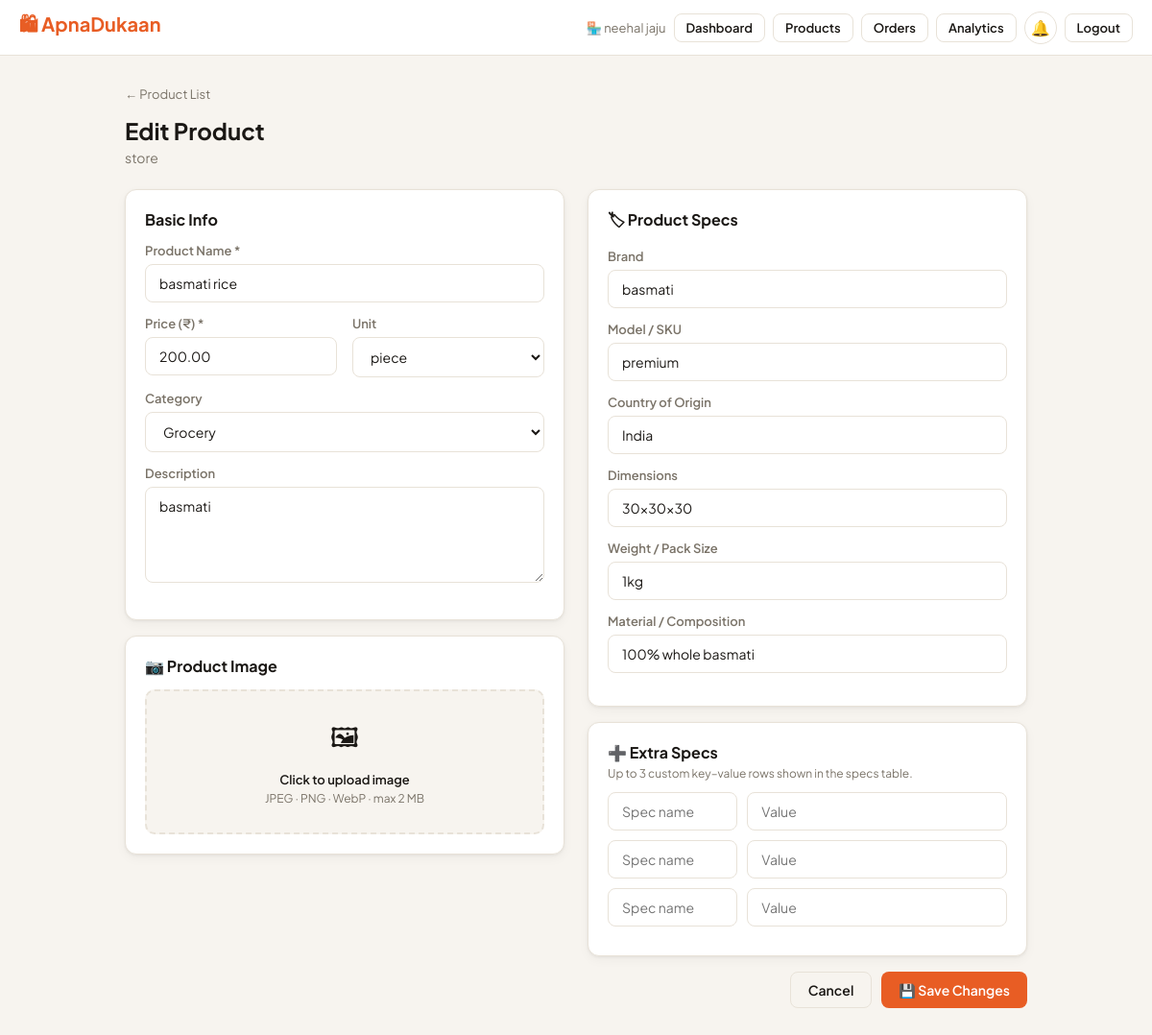
Page /owner/product/fb72bb9a-a06a-4622-9e42-cbe2640d380f/edit (signed in) on the committed database.
### tables this page shows
CREATE TABLE stores(store_id TEXT PRIMARY KEY,owner_id TEXT NOT NULL,
  name TEXT NOT NULL,owner_name TEXT NOT NULL,address TEXT NOT NULL DEFAULT'',
  category TEXT NOT NULL DEFAULT'General',qr_code TEXT NOT NULL,
  points INTEGER NOT NULL DEFAULT 0,is_open INTEGER NOT NULL DEFAULT 1,
  is_approved INTEGER NOT NULL DEFAULT 1,
  description TEXT NOT NULL DEFAULT'',
  image_b64 TEXT,image_mime TEXT NOT NULL DEFAULT'image/jpeg',
  created_at TEXT NOT NULL DEFAULT(datetime('now')), latitude REAL, longitude REAL,
  FOREIGN KEY(owner_id) REFERENCES owners(owner_id));

CREATE TABLE products(product_id TEXT PRIMARY KEY,store_id TEXT NOT NULL,
  name TEXT NOT NULL,price REAL NOT NULL CHECK(price>=0),unit TEXT NOT NULL DEFAULT'piece',
  available INTEGER NOT NULL DEFAULT 1,category TEXT NOT NULL DEFAULT'General',
  description TEXT NOT NULL DEFAULT'',image_b64 TEXT,image_mime TEXT NOT NULL DEFAULT'image/jpeg',
  brand TEXT NOT NULL DEFAULT'',model TEXT NOT NULL DEFAULT'',origin TEXT NOT NULL DEFAULT'',
  dimensions TEXT NOT NULL DEFAULT'',weight TEXT NOT NULL DEFAULT'',material TEXT NOT NULL DEFAULT'',
  spec1_key TEXT NOT NULL DEFAULT'',spec1_val TEXT NOT NULL DEFAULT'',
  spec2_key TEXT NOT NULL DEFAULT'',spec2_val TEXT NOT NULL DEFAULT'',
  spec3_key TEXT NOT NULL DEFAULT'',spec3_val TEXT NOT NULL DEFAULT'',
  created_at TEXT NOT NULL DEFAULT(datetime('now')), stock INTEGER NOT NULL DEFAULT 0,
  FOREIGN KEY(store_id) REFERENCES stores(store_id) ON DELETE CASCADE);

### app.py (the view, shortened to what this page needs)
    @app.route("/owner/product/<product_id>/edit",methods=["GET","POST"])
    @owner_required
    def owner_product_edit(product_id):
        sid=session["store_id"]; conn=get_db()
        product=conn.execute("SELECT * FROM products WHERE product_id=? AND store_id=?",(product_id,sid)).fetchone()
        if not product: abort(404)
        store=conn.execute("SELECT * FROM stores WHERE store_id=?",(sid,)).fetchone()
        return render_template("owner_product_form.html",store=store,product=product,
                               categories=STORE_CATEGORIES,units=PRODUCT_UNITS)

### app.py (called while the page is built)
def _register_db_hooks(app):
    @app.teardown_appcontext
    def close_db(exc=None):
        db = g.pop("db", None)
        if db: db.close()

def get_db():
    if "db" not in g:
        from flask import current_app
        g.db = sqlite3.connect(current_app.config["DB_PATH"], timeout=30, check_same_thread=False)
        g.db.row_factory = sqlite3.Row
        for pragma in ("PRAGMA journal_mode=WAL","PRAGMA busy_timeout=30000",
                       "PRAGMA synchronous=NORMAL","PRAGMA foreign_keys=ON"):
            g.db.execute(pragma)
    return g.db

def get_unread_count(recipient_type, recipient_id):
    try:
        r = get_db().execute(
            "SELECT COUNT(*) FROM notifications WHERE recipient_type=? AND recipient_id=? AND is_read=0",
            (recipient_type, recipient_id)).fetchone()
        return r[0] if r else 0
    except Exception:
        return 0

def owner_required(f):
    @wraps(f)
    def d(*a,**kw):
        if not session.get("owner_id"):
            flash("Please log in to access your store dashboard.","error")
            return redirect(url_for("owner_login"))
        return f(*a,**kw)
    return d

def _register_security_headers(app):
    @app.after_request
    def add_headers(response):
        h = response.headers
        h["X-Content-Type-Options"]="nosniff"; h["X-Frame-Options"]="SAMEORIGIN"
        h["X-XSS-Protection"]="1; mode=block"; h["Referrer-Policy"]="strict-origin-when-cross-origin"
        h["Permissions-Policy"]="geolocation=(self),microphone=(),camera=()"
        if app.config.get("SESSION_COOKIE_SECURE"):
            h["Strict-Transport-Security"]="max-age=31536000; includeSubDomains"
        if request.path.startswith(("/owner/","/my-","/control-panel/")):
            h["Cache-Control"]="no-store,no-cache,must-revalidate,private"
        return response

### templates/owner_product_form.html (shortened to what this page needs)
{% extends "base.html" %}
{% block content %}
<div style="margin-bottom:14px;">
  <a href="/owner/products" style="font-size:13px;color:var(--muted);">← Product List</a>
</div>
<h1 class="page-title">{{ 'Edit Product' if product else 'Add New Product' }}</h1>
<p class="page-subtitle">{{ store.name }}</p>
<form method="POST" enctype="multipart/form-data">
  <div class="grid2" style="gap:24px;align-items:start;">
    <div>
      <div class="card" style="margin-bottom:16px;">
        <div style="font-weight:700;margin-bottom:14px;">Basic Info</div>
        <div class="form-group">
          <label class="form-label">Product Name *</label>
          <input class="form-input" name="name" required value="{{ product.name if product else '' }}" placeholder="e.g. Basmati Rice">
        </div>
        <div class="grid2">
          <div class="form-group">
            <label class="form-label">Price (₹) *</label>
            <input class="form-input" name="price" type="number" step="0.01" min="0" required
                   value="{{ '%.2f'|format(product.price) if product else '' }}" placeholder="0.00">
          </div>
          <div class="form-group">
            <label class="form-label">Unit</label>
            <select class="form-select" name="unit">
              {% for u in units %}
              <option value="{{ u }}" {% if product and product.unit==u %}selected{% endif %}>{{ u }}</option>
              {% endfor %}
            </select>
          </div>
        </div>
        <div class="form-group">
          <label class="form-label">Category</label>
          <select class="form-select" name="category">
            {% for c in categories %}
            <option value="{{ c }}" {% if product and product.category==c %}selected{% endif %}>{{ c }}</option>
            {% endfor %}
          </select>
        </div>
        <div class="form-group">
          <label class="form-label">Description</label>
          <textarea class="form-textarea" name="description" style="min-height:100px;"
                    placeholder="Describe the product — quality, uses, origin, etc.">{{ product.description if product else '' }}</textarea>
        </div>
      </div>
      <div class="card" style="margin-bottom:16px;">
        <div style="font-weight:700;margin-bottom:14px;">📷 Product Image</div>
        <div class="img-drop" onclick="document.getElementById('img-inp').click()">
          <div style="font-size:28px;margin-bottom:8px;">🖼</div>
          <div style="font-size:13px;font-weight:600;">Click to upload image</div>
          <div style="font-size:12px;color:var(--muted);margin-top:4px;">JPEG · PNG · WebP · max 2 MB</div>
        </div>
      </div>
    </div>
    <div>
      <div class="card" style="margin-bottom:16px;">
        <div style="font-weight:700;margin-bottom:14px;">🏷 Product Specs</div>
        <div class="form-group">
          <label class="form-label">Brand</label>
          <input class="form-input" name="brand" value="{{ product.brand if product else '' }}" placeholder="e.g. Aashirvaad">
        </div>
        <div class="form-group">
          <label class="form-label">Model / SKU</label>
          <input class="form-input" name="model" value="{{ product.model if product else '' }}" placeholder="e.g. Premium Grade A">
        </div>
        <div class="form-group">
          <label class="form-label">Country of Origin</label>
          <input class="form-input" name="origin" value="{{ product.origin if product else '' }}" placeholder="e.g. India">
        </div>
        <div class="form-group">
          <label class="form-label">Dimensions</label>
          <input class="form-input" name="dimensions" value="{{ product.dimensions if product else '' }}" placeholder="e.g. 30×20×10 cm">
        </div>
        <div class="form-group">
          <label class="form-label">Weight / Pack Size</label>
          <input class="form-input" name="weight" value="{{ product.weight if product else '' }}" placeholder="e.g. 1 kg pack">
        </div>
        <div class="form-group">
          <label class="form-label">Material / Composition</label>
          <input class="form-input" name="material" value="{{ product.material if product else '' }}" placeholder="e.g. 100% whole wheat">
        </div>
      </div>
      <div class="card" style="margin-bottom:16px;">
        <div style="font-weight:700;margin-bottom:4px;">➕ Extra Specs</div>
        <div style="font-size:12px;color:var(--muted);margin-bottom:12px;">Up to 3 custom key–value rows shown in the specs table.</div>
        {% for n in range(1,4) %}
        <div class="spec-row" style="margin-bottom:10px;">
          <input class="form-input" name="spec{{ n }}_key" placeholder="Spec name"
                 value="{{ product['spec'~n~'_key'] if product else '' }}">
          <input class="form-input" name="spec{{ n }}_val" placeholder="Value"
                 value="{{ product['spec'~n~'_val'] if product else '' }}">
        </div>
        {% endfor %}
      </div>
      <div style="display:flex;gap:10px;justify-content:flex-end;flex-wrap:wrap;">
        <a href="/owner/products" class="btn btn-outline">Cancel</a>
        <button class="btn btn-primary" type="submit">
          {{ '💾 Save Changes' if product else '➕ Add Product' }}
        </button>
      </div>
    </div>
  </div>
</form>
{% endblock %}

### templates/base.html (shortened to what this page needs)
<!DOCTYPE html>
<html lang="en">
<head>
</head>
<body>
<nav class="nav">
  <a href="/" class="nav-brand">🛍 ApnaDukaan</a>
  <div class="nav-actions">
    <div id="nav-menu" class="nav-menu">
      {% if session.customer_name %}
      <span class="nav-user">👤 {{ session.customer_name }}</span>
      <form action="/search_product" method="GET" class="nav-search">
        <input
          type="text"
          name="q"
          placeholder="Search products..."
          class="nav-search-input"
        >
      </form>
      <a href="/my-orders" class="btn btn-outline btn-sm">🛒 My Orders</a>
      <a href="/my-points" class="btn btn-outline btn-sm">⭐ Points</a>
      <a href="/scan" class="btn btn-outline btn-sm">📷 Scan</a>
      {% if cart_count > 0 %}
        <span class="points-pill">🛒 {{ cart_count }} · ₹{{ cart_total }}</span>
      {% endif %}
      <a href="/notifications" class="notif-bell nav-item nav-highlight" title="Notifications">
        🔔<span>Notifications</span>{% if notif_count > 0 %}<span class="notif-dot">{{ notif_count if notif_count < 100 else '99+' }}</span>{% endif %}
      </a>
      <a href="/customer/logout" class="btn btn-outline btn-sm">Logout</a>
    {% elif session.owner_id %}
      <span class="nav-user">🏪 {{ owner_name }}</span>
      <a href="/owner/dashboard" class="btn btn-outline btn-sm">Dashboard</a>
      <a href="/owner/products" class="btn btn-outline btn-sm">Products</a>
      <a href="/owner/orders" class="btn btn-outline btn-sm">Orders</a>
      <a href="/owner/analytics" class="btn btn-outline btn-sm">Analytics</a>
      <a href="/owner/notifications" class="notif-bell" title="Notifications">
        🔔{% if notif_count > 0 %}<span class="notif-dot">{{ notif_count if notif_count < 100 else '99+' }}</span>{% endif %}
      </a>
      <a href="/owner/logout" class="btn btn-outline btn-sm">Logout</a>
    {% endif %}
    </div>
    </div>
</nav>
<div class="container">
  {% block content %}{% endblock %}
</div>
</body>
</html>

### templates/base.html (style rules this page uses)
:root { --bg:#F7F4EF;--card:#fff;--border:#E8E2D8;--text:#1A1714;--muted:#7A7368; --orange:#E85D24;--ol:#FEF0E9;--green:#1D9E75;--gl:#EAF7F1;--blue:#185FA5;--bl:#EBF3FC; --red:#D42B2B;--rl:#FEF0F0;--yellow:#CA8A04;--yl:#FEFCE8;--r:12px; --sh:0 1px 3px rgba(0,0,0,.06),0 4px 12px rgba(0,0,0,.04); }
* { box-sizing:border-box;margin:0;padding:0; }
body { font-family:'Plus Jakarta Sans',sans-serif;background:var(--bg);color:var(--text);min-height:100vh; }
a { color:inherit;text-decoration:none; }
.nav { background:var(--card);border-bottom:1px solid var(--border);padding:0 20px; display:flex;align-items:center;justify-content:space-between;height:58px;position:sticky;top:0;z-index:100; }
.nav-brand { font-size:20px;font-weight:700;color:var(--orange); }
.nav-actions { display:flex;align-items:center;gap:8px;flex-wrap:wrap; }
.nav-user { font-size:13px;color:var(--muted); }
.container { max-width:980px;margin:0 auto;padding:28px 20px; }
.page-title { font-size:24px;font-weight:700;margin-bottom:4px; }
.page-subtitle { font-size:14px;color:var(--muted);margin-bottom:24px; }
.card { background:var(--card);border:1px solid var(--border);border-radius:var(--r);padding:20px;box-shadow:var(--sh); }
.btn { display:inline-flex;align-items:center;gap:6px;padding:9px 18px;border-radius:8px; font-size:14px;font-weight:600;cursor:pointer;border:none;transition:all .15s;font-family:inherit; }
.btn-primary { background:var(--orange);color:#fff; }
.btn-outline { background:transparent;border:1.5px solid var(--border);color:var(--text); }
.btn-sm { padding:6px 12px;font-size:13px; }
.grid2 { display:grid;grid-template-columns:1fr 1fr;gap:16px; }
.form-group { margin-bottom:14px; }
.form-label { font-size:13px;font-weight:600;color:var(--muted);margin-bottom:6px;display:block; }
.form-input,.form-select,.form-textarea { width:100%;padding:10px 14px;border:1.5px solid var(--border); border-radius:8px;font-size:14px;font-family:inherit;background:var(--card);color:var(--text);transition:border .15s; }
.form-textarea { resize:vertical;min-height:80px; }
.notif-bell { position:relative;display:inline-flex;align-items:center;justify-content:center; width:34px;height:34px;border-radius:50%;border:1.5px solid var(--border); background:var(--card);cursor:pointer;font-size:16px;transition:all .15s; }
.nav-menu { display: flex;align-items: center;gap: 8px }

### templates/owner_product_form.html (style rules this page uses)
.img-drop { border:2px dashed var(--border);border-radius:10px;padding:28px;text-align:center; cursor:pointer;transition:border-color .15s;background:var(--bg); }
.spec-row { display:grid;grid-template-columns:1fr 2fr;gap:10px;align-items:center; }

### rows in the picture
stores: owner_name "neehal jaju", name "store"
products: name "basmati rice", price "200.00", unit "piece", category "Grocery", description "basmati", brand "basmati", model "premium", origin "India", dimensions "30x30x30", weight "1kg", material "100% whole basmati"

### other values in the picture
{{ 'Edit Product' if product else 'Add New Product' }} "Edit Product"
{{ '💾 Save Changes' if product else '➕ Add Product' }} "💾 Save Changes"
